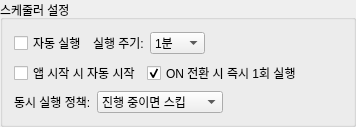
    <widget class="QGroupBox" name="groupBox_scheduler">
     <property name="title">
      <string>스케줄러 설정</string>
     </property>
     <layout class="QVBoxLayout" name="vLayout_scheduler">

      <!-- 자동 실행 ON/OFF + 주기 -->
      <item>
       <layout class="QHBoxLayout">
        <item>
         <widget class="QCheckBox" name="chk_auto_run">
          <property name="text"><string>자동 실행</string></property>
          <property name="toolTip"><string>활성화 시 지정된 주기로 Gap 탐지 및 백필을 자동 실행합니다.</string></property>
         </widget>
        </item>
        <item>
         <widget class="QLabel">
          <property name="text"><string>실행 주기:</string></property>
          <property name="toolTip"><string>자동 백필 실행 간격입니다. 1분봉 갭 감지 정확도를 위해 5~10분 주기를 권장합니다.</string></property>
         </widget>
        </item>
        <item>
          <widget class="QComboBox" name="combo_interval">
           <item><property name="text"><string>1분</string></property></item>
           <item><property name="text"><string>5분</string></property></item>
           <item><property name="text"><string>10분</string></property></item>
           <item><property name="text"><string>30분</string></property></item>
           <item><property name="text"><string>60분</string></property></item>
          </widget>
         </item>
        <item>
         <spacer>
          <property name="orientation"><enum>Qt::Horizontal</enum></property>
          <property name="sizeHint" stdset="0"><size><width>40</width><height>20</height></size></property>
         </spacer>
        </item>
       </layout>
      </item>

      <!-- 앱 시작 시 자동 시작 / 즉시 실행 옵션 -->
      <item>
       <layout class="QHBoxLayout">
        <item>
         <widget class="QCheckBox" name="chk_auto_start_on_launch">
          <property name="text"><string>앱 시작 시 자동 시작</string></property>
          <property name="toolTip"><string>앱을 시작할 때 자동 백필 모드를 자동으로 활성화합니다. 설정값이 저장되어 있어야 동작합니다.</string></property>
         </widget>
        </item>
        <item>
         <widget class="QCheckBox" name="chk_kickoff_on_enable">
          <property name="text"><string>ON 전환 시 즉시 1회 실행</string></property>
          <property name="checked"><bool>true</bool></property>
          <property name="toolTip"><string>자동 모드를 켤 때 첫 주기를 기다리지 않고 즉시 1회 Gap 탐지를 실행합니다. 최신 데이터 동기화에 권장됩니다.</string></property>
         </widget>
        </item>
        <item>
         <spacer>
          <property name="orientation"><enum>Qt::Horizontal</enum></property>
          <property name="sizeHint" stdset="0"><size><width>40</width><height>20</height></size></property>
         </spacer>
        </item>
       </layout>
      </item>

      <!-- 동시 실행 정책 -->
      <item>
       <layout class="QHBoxLayout">
        <item>
         <widget class="QLabel">
          <property name="text"><string>동시 실행 정책:</string></property>
          <property name="toolTip"><string>이전 백필이 아직 실행 중일 때 새 주기가 도래하면 어떻게 처리할지 결정합니다.</string></property>
         </widget>
        </item>
        <item>
         <widget class="QComboBox" name="combo_concurrent_policy">
          <item><property name="text"><string>진행 중이면 스킵</string></property></item>
          <item><property name="text"><string>완료 후 즉시 재실행</string></property></item>
         </widget>
        </item>
        <item>
         <spacer>
          <property name="orientation"><enum>Qt::Horizontal</enum></property>
          <property name="sizeHint" stdset="0"><size><width>40</width><height>20</height></size></property>
         </spacer>
        </item>
       </layout>
      </item>

     </layout>
    </widget>
